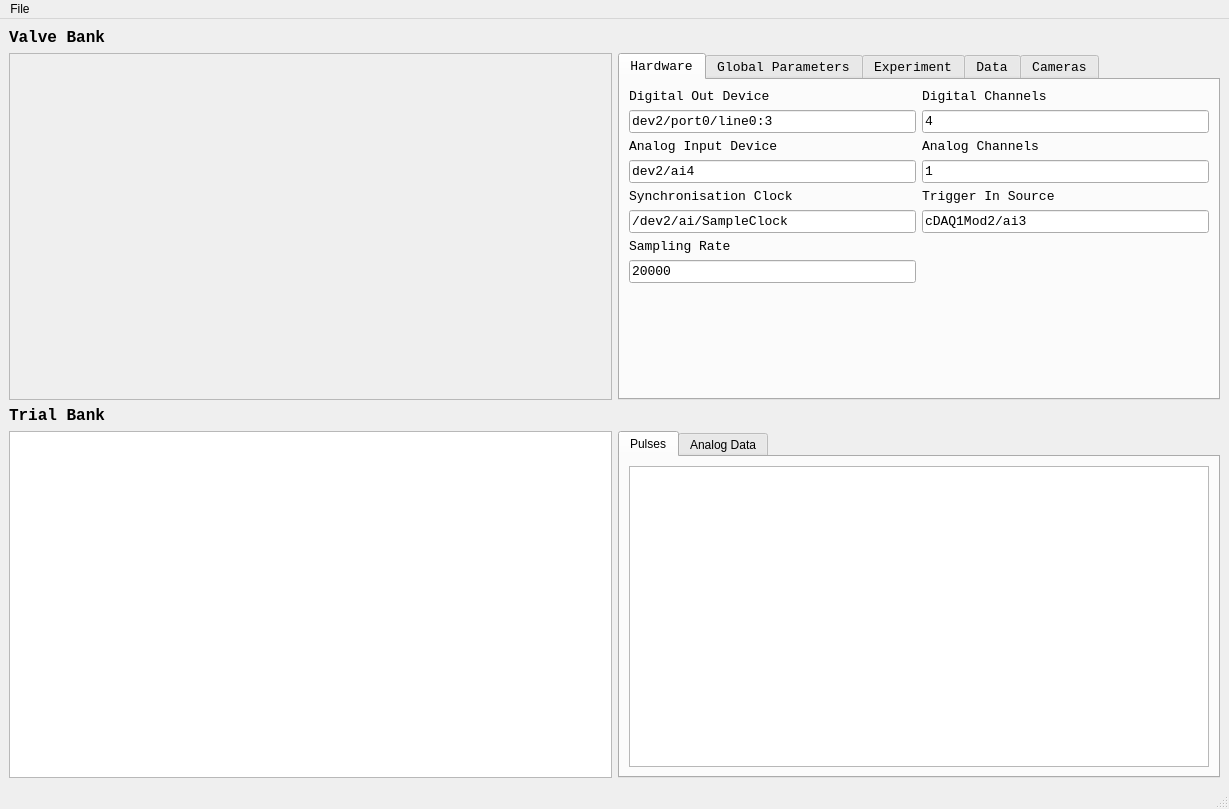
<?xml version="1.0" encoding="UTF-8"?>
<ui version="4.0">
 <class>MainWindow</class>
 <widget class="QMainWindow" name="MainWindow">
  <property name="geometry">
   <rect>
    <x>0</x>
    <y>0</y>
    <width>1229</width>
    <height>809</height>
   </rect>
  </property>
  <property name="windowTitle">
   <string>MainWindow</string>
  </property>
  <widget class="QWidget" name="centralwidget">
   <layout class="QGridLayout" name="gridLayout">
    <item row="0" column="0">
     <widget class="QLabel" name="label">
      <property name="font">
       <font>
        <family>Lucida Console</family>
        <pointsize>12</pointsize>
        <weight>75</weight>
        <bold>true</bold>
       </font>
      </property>
      <property name="text">
       <string>Valve Bank</string>
      </property>
     </widget>
    </item>
    <item row="2" column="0">
     <widget class="QLabel" name="label_8">
      <property name="font">
       <font>
        <family>Lucida Console</family>
        <pointsize>12</pointsize>
        <weight>75</weight>
        <bold>true</bold>
       </font>
      </property>
      <property name="text">
       <string>Trial Bank</string>
      </property>
     </widget>
    </item>
    <item row="1" column="0">
     <widget class="QScrollArea" name="valveBankScrollArea">
      <property name="widgetResizable">
       <bool>true</bool>
      </property>
      <widget class="QWidget" name="valveBankContents">
       <property name="geometry">
        <rect>
         <x>0</x>
         <y>0</y>
         <width>18</width>
         <height>348</height>
        </rect>
       </property>
       <property name="sizePolicy">
        <sizepolicy hsizetype="Maximum" vsizetype="Minimum">
         <horstretch>0</horstretch>
         <verstretch>0</verstretch>
        </sizepolicy>
       </property>
       <layout class="QVBoxLayout" name="valveBankLayout">
        <property name="sizeConstraint">
         <enum>QLayout::SetFixedSize</enum>
        </property>
       </layout>
      </widget>
     </widget>
    </item>
    <item row="3" column="2">
     <widget class="QTabWidget" name="viewWidgetTab">
      <property name="currentIndex">
       <number>0</number>
      </property>
      <widget class="QWidget" name="pulseTab">
       <attribute name="title">
        <string>Pulses</string>
       </attribute>
       <layout class="QGridLayout" name="gridLayout_5">
        <item row="0" column="0">
         <widget class="PlotWidget" name="graphicsView">
          <property name="sizePolicy">
           <sizepolicy hsizetype="Expanding" vsizetype="Expanding">
            <horstretch>0</horstretch>
            <verstretch>0</verstretch>
           </sizepolicy>
          </property>
         </widget>
        </item>
       </layout>
      </widget>
      <widget class="QWidget" name="analogDataTab">
       <attribute name="title">
        <string>Analog Data</string>
       </attribute>
       <layout class="QGridLayout" name="gridLayout_6">
        <item row="0" column="0">
         <widget class="PlotWidget" name="analogView">
          <property name="sizePolicy">
           <sizepolicy hsizetype="Expanding" vsizetype="Expanding">
            <horstretch>0</horstretch>
            <verstretch>0</verstretch>
           </sizepolicy>
          </property>
         </widget>
        </item>
       </layout>
      </widget>
     </widget>
    </item>
    <item row="3" column="0">
     <widget class="QTableView" name="trialBankTable">
      <property name="sizePolicy">
       <sizepolicy hsizetype="Minimum" vsizetype="Expanding">
        <horstretch>0</horstretch>
        <verstretch>0</verstretch>
       </sizepolicy>
      </property>
      <property name="font">
       <font>
        <family>Lucida Console</family>
       </font>
      </property>
      <property name="contextMenuPolicy">
       <enum>Qt::DefaultContextMenu</enum>
      </property>
      <property name="selectionBehavior">
       <enum>QAbstractItemView::SelectRows</enum>
      </property>
      <attribute name="horizontalHeaderStretchLastSection">
       <bool>false</bool>
      </attribute>
     </widget>
    </item>
    <item row="1" column="2">
     <widget class="QTabWidget" name="setupTabs">
      <property name="sizePolicy">
       <sizepolicy hsizetype="Minimum" vsizetype="Expanding">
        <horstretch>0</horstretch>
        <verstretch>0</verstretch>
       </sizepolicy>
      </property>
      <property name="font">
       <font>
        <family>Lucida Console</family>
        <pointsize>10</pointsize>
       </font>
      </property>
      <property name="currentIndex">
       <number>0</number>
      </property>
      <widget class="QWidget" name="hardwareTab">
       <attribute name="title">
        <string>Hardware</string>
       </attribute>
       <layout class="QGridLayout" name="gridLayout_2">
        <item row="0" column="0">
         <widget class="QLabel" name="label_2">
          <property name="text">
           <string>Digital Out Device</string>
          </property>
         </widget>
        </item>
        <item row="3" column="0">
         <widget class="QLineEdit" name="analogInDevEdit">
          <property name="text">
           <string>dev2/ai4</string>
          </property>
         </widget>
        </item>
        <item row="1" column="1">
         <widget class="QLineEdit" name="digitalChannelsEdit">
          <property name="text">
           <string>4</string>
          </property>
         </widget>
        </item>
        <item row="1" column="0">
         <widget class="QLineEdit" name="digitalOutDevEdit">
          <property name="text">
           <string>dev2/port0/line0:3</string>
          </property>
         </widget>
        </item>
        <item row="2" column="1">
         <widget class="QLabel" name="analogChannelsLabel">
          <property name="text">
           <string>Analog Channels</string>
          </property>
         </widget>
        </item>
        <item row="3" column="1">
         <widget class="QLineEdit" name="analogChannelsEdit">
          <property name="text">
           <string>1</string>
          </property>
         </widget>
        </item>
        <item row="6" column="0">
         <widget class="QLabel" name="label_5">
          <property name="text">
           <string>Sampling Rate</string>
          </property>
         </widget>
        </item>
        <item row="4" column="0">
         <widget class="QLabel" name="label_11">
          <property name="text">
           <string>Synchronisation Clock</string>
          </property>
         </widget>
        </item>
        <item row="5" column="0">
         <widget class="QLineEdit" name="syncClockEdit">
          <property name="text">
           <string>/dev2/ai/SampleClock</string>
          </property>
         </widget>
        </item>
        <item row="0" column="1">
         <widget class="QLabel" name="label_4">
          <property name="text">
           <string>Digital Channels</string>
          </property>
         </widget>
        </item>
        <item row="7" column="0">
         <widget class="QLineEdit" name="sampRateEdit">
          <property name="text">
           <string>20000</string>
          </property>
         </widget>
        </item>
        <item row="2" column="0">
         <widget class="QLabel" name="label_3">
          <property name="text">
           <string>Analog Input Device</string>
          </property>
         </widget>
        </item>
        <item row="8" column="0">
         <spacer name="verticalSpacer">
          <property name="orientation">
           <enum>Qt::Vertical</enum>
          </property>
          <property name="sizeHint" stdset="0">
           <size>
            <width>20</width>
            <height>40</height>
           </size>
          </property>
         </spacer>
        </item>
        <item row="4" column="1">
         <widget class="QLabel" name="label_9">
          <property name="text">
           <string>Trigger In Source</string>
          </property>
         </widget>
        </item>
        <item row="5" column="1">
         <widget class="QLineEdit" name="triggerInEdit">
          <property name="text">
           <string>cDAQ1Mod2/ai3</string>
          </property>
         </widget>
        </item>
       </layout>
      </widget>
      <widget class="QWidget" name="globalParametersTab">
       <attribute name="title">
        <string>Global Parameters</string>
       </attribute>
       <layout class="QGridLayout" name="gridLayout_3">
        <item row="3" column="0">
         <widget class="QCheckBox" name="invertBlankcheckBox">
          <property name="text">
           <string>Invert blank off state</string>
          </property>
         </widget>
        </item>
        <item row="3" column="1">
         <widget class="QLineEdit" name="blankValveEdit"/>
        </item>
        <item row="1" column="0">
         <widget class="QLineEdit" name="globalOnsetEdit">
          <property name="text">
           <string>0</string>
          </property>
         </widget>
        </item>
        <item row="0" column="1">
         <widget class="QLabel" name="label_7">
          <property name="text">
           <string>Offset</string>
          </property>
         </widget>
        </item>
        <item row="1" column="1">
         <widget class="QLineEdit" name="globalOffsetEdit">
          <property name="text">
           <string>0</string>
          </property>
         </widget>
        </item>
        <item row="4" column="0">
         <spacer name="verticalSpacer_2">
          <property name="orientation">
           <enum>Qt::Vertical</enum>
          </property>
          <property name="sizeHint" stdset="0">
           <size>
            <width>20</width>
            <height>40</height>
           </size>
          </property>
         </spacer>
        </item>
        <item row="0" column="0">
         <widget class="QLabel" name="label_6">
          <property name="text">
           <string>Onset</string>
          </property>
         </widget>
        </item>
        <item row="2" column="1">
         <widget class="QLabel" name="label_16">
          <property name="text">
           <string>Blank valve indexes (0 indexing)</string>
          </property>
         </widget>
        </item>
       </layout>
      </widget>
      <widget class="QWidget" name="experimentSetupTab">
       <attribute name="title">
        <string>Experiment</string>
       </attribute>
       <layout class="QGridLayout" name="gridLayout_4">
        <item row="2" column="0">
         <widget class="QPushButton" name="addTrialButton">
          <property name="text">
           <string>Add To Trials</string>
          </property>
         </widget>
        </item>
        <item row="8" column="1">
         <widget class="QPushButton" name="pauseQueueButton">
          <property name="text">
           <string>Pause Queue</string>
          </property>
         </widget>
        </item>
        <item row="8" column="2">
         <widget class="QPushButton" name="stopQueueButton">
          <property name="text">
           <string>Stop Queue</string>
          </property>
         </widget>
        </item>
        <item row="7" column="0">
         <widget class="QPushButton" name="randomiseTrialsButton">
          <property name="text">
           <string>Randomise trials</string>
          </property>
         </widget>
        </item>
        <item row="2" column="1">
         <widget class="QPushButton" name="updateTrialButton">
          <property name="text">
           <string>Update Trial</string>
          </property>
         </widget>
        </item>
        <item row="3" column="1">
         <widget class="QPushButton" name="moveUpButton">
          <property name="text">
           <string>Move Up</string>
          </property>
         </widget>
        </item>
        <item row="9" column="1">
         <widget class="QPushButton" name="startQueueFromSelectedButton">
          <property name="text">
           <string>Start Queue from Selected</string>
          </property>
         </widget>
        </item>
        <item row="8" column="0">
         <widget class="QPushButton" name="startQueueButton">
          <property name="text">
           <string>Start Queue</string>
          </property>
         </widget>
        </item>
        <item row="0" column="0">
         <widget class="QPushButton" name="addValveButton">
          <property name="text">
           <string>Add Valve</string>
          </property>
         </widget>
        </item>
        <item row="3" column="2">
         <widget class="QPushButton" name="moveDownButton">
          <property name="text">
           <string>Move Down</string>
          </property>
         </widget>
        </item>
        <item row="9" column="2">
         <widget class="QCheckBox" name="triggerWaitCheckBox">
          <property name="text">
           <string>Wait for trigger</string>
          </property>
         </widget>
        </item>
        <item row="2" column="2">
         <widget class="QPushButton" name="removeTrialButton">
          <property name="text">
           <string>Remove Trial</string>
          </property>
         </widget>
        </item>
        <item row="3" column="0">
         <widget class="QLineEdit" name="trialNameEdit">
          <property name="sizePolicy">
           <sizepolicy hsizetype="Maximum" vsizetype="Fixed">
            <horstretch>0</horstretch>
            <verstretch>0</verstretch>
           </sizepolicy>
          </property>
          <property name="text">
           <string>Trial Name</string>
          </property>
         </widget>
        </item>
        <item row="1" column="0">
         <spacer name="verticalSpacer_4">
          <property name="orientation">
           <enum>Qt::Vertical</enum>
          </property>
          <property name="sizeHint" stdset="0">
           <size>
            <width>20</width>
            <height>40</height>
           </size>
          </property>
         </spacer>
        </item>
        <item row="9" column="0">
         <widget class="QPushButton" name="runSelectedButton">
          <property name="text">
           <string>Run Selected</string>
          </property>
         </widget>
        </item>
        <item row="0" column="1">
         <widget class="QComboBox" name="valveTypeCombo">
          <item>
           <property name="text">
            <string>Simple</string>
           </property>
          </item>
          <item>
           <property name="text">
            <string>Binary</string>
           </property>
          </item>
          <item>
           <property name="text">
            <string>Anti Plume</string>
           </property>
          </item>
          <item>
           <property name="text">
            <string>Noise</string>
           </property>
          </item>
          <item>
           <property name="text">
            <string>Plume</string>
           </property>
          </item>
         </widget>
        </item>
        <item row="4" column="0">
         <spacer name="verticalSpacer_3">
          <property name="orientation">
           <enum>Qt::Vertical</enum>
          </property>
          <property name="sizeHint" stdset="0">
           <size>
            <width>20</width>
            <height>40</height>
           </size>
          </property>
         </spacer>
        </item>
        <item row="7" column="1">
         <layout class="QHBoxLayout" name="horizontalLayout">
          <item>
           <widget class="QLabel" name="label_10">
            <property name="text">
             <string>Repeats</string>
            </property>
           </widget>
          </item>
          <item>
           <widget class="QSpinBox" name="repeatsBox">
            <property name="value">
             <number>1</number>
            </property>
           </widget>
          </item>
         </layout>
        </item>
        <item row="7" column="2">
         <widget class="QCheckBox" name="shuffleRepeatsBox">
          <property name="text">
           <string>Shuffle repeats</string>
          </property>
         </widget>
        </item>
        <item row="0" column="2">
         <widget class="QPushButton" name="closeValvesButton">
          <property name="text">
           <string>Close all valves</string>
          </property>
         </widget>
        </item>
       </layout>
      </widget>
      <widget class="QWidget" name="dataExportTab">
       <attribute name="title">
        <string>Data</string>
       </attribute>
       <layout class="QGridLayout" name="gridLayout_7">
        <item row="10" column="1">
         <layout class="QHBoxLayout" name="horizontalLayout_3">
          <item>
           <widget class="QLabel" name="label_18">
            <property name="text">
             <string>Time suffix</string>
            </property>
           </widget>
          </item>
          <item>
           <widget class="QLabel" name="label_15">
            <property name="text">
             <string>Camera suffix</string>
            </property>
           </widget>
          </item>
         </layout>
        </item>
        <item row="9" column="1">
         <layout class="QHBoxLayout" name="horizontalLayout_2">
          <item>
           <widget class="QCheckBox" name="saveTrialStartscheckBox">
            <property name="text">
             <string>Save trial start times</string>
            </property>
            <property name="checked">
             <bool>true</bool>
            </property>
           </widget>
          </item>
          <item>
           <widget class="QCheckBox" name="saveCameraVideocheckBox">
            <property name="text">
             <string>Save camera video</string>
            </property>
            <property name="checked">
             <bool>true</bool>
            </property>
           </widget>
          </item>
         </layout>
        </item>
        <item row="11" column="1">
         <layout class="QHBoxLayout" name="horizontalLayout_7">
          <item>
           <widget class="QLineEdit" name="trialStartsSuffixEdit">
            <property name="text">
             <string>trial_starts</string>
            </property>
           </widget>
          </item>
          <item>
           <widget class="QLineEdit" name="cameraSuffixEdit">
            <property name="text">
             <string>camera</string>
            </property>
           </widget>
          </item>
         </layout>
        </item>
        <item row="3" column="1">
         <widget class="QLineEdit" name="exportPathEdit">
          <property name="text">
           <string/>
          </property>
         </widget>
        </item>
        <item row="8" column="1">
         <layout class="QHBoxLayout" name="horizontalLayout_6">
          <item>
           <widget class="QLineEdit" name="trialNameSuffixEdit">
            <property name="text">
             <string>trial_name</string>
            </property>
           </widget>
          </item>
          <item>
           <widget class="QLineEdit" name="pulseSuffixEdit">
            <property name="text">
             <string>data</string>
            </property>
           </widget>
          </item>
         </layout>
        </item>
        <item row="3" column="0">
         <widget class="QLabel" name="label_12">
          <property name="text">
           <string>Save path</string>
          </property>
         </widget>
        </item>
        <item row="2" column="1">
         <spacer name="verticalSpacer_6">
          <property name="orientation">
           <enum>Qt::Vertical</enum>
          </property>
          <property name="sizeHint" stdset="0">
           <size>
            <width>20</width>
            <height>40</height>
           </size>
          </property>
         </spacer>
        </item>
        <item row="12" column="1">
         <spacer name="verticalSpacer_5">
          <property name="orientation">
           <enum>Qt::Vertical</enum>
          </property>
          <property name="sizeHint" stdset="0">
           <size>
            <width>20</width>
            <height>40</height>
           </size>
          </property>
         </spacer>
        </item>
        <item row="5" column="1">
         <layout class="QHBoxLayout" name="horizontalLayout_4">
          <property name="spacing">
           <number>6</number>
          </property>
          <property name="sizeConstraint">
           <enum>QLayout::SetDefaultConstraint</enum>
          </property>
          <item>
           <widget class="QCheckBox" name="trialNameCheckBox">
            <property name="text">
             <string>Save trial names</string>
            </property>
            <property name="checked">
             <bool>true</bool>
            </property>
           </widget>
          </item>
          <item>
           <widget class="QCheckBox" name="pulseCheckBox">
            <property name="text">
             <string>Save pulses</string>
            </property>
           </widget>
          </item>
         </layout>
        </item>
        <item row="7" column="1">
         <layout class="QHBoxLayout" name="horizontalLayout_5">
          <item>
           <widget class="QLabel" name="label_14">
            <property name="text">
             <string>Name suffix</string>
            </property>
           </widget>
          </item>
          <item>
           <widget class="QLabel" name="label_13">
            <property name="text">
             <string>Pulse suffix</string>
            </property>
           </widget>
          </item>
         </layout>
        </item>
        <item row="3" column="2">
         <widget class="QPushButton" name="exportPathDirButton">
          <property name="text">
           <string>...</string>
          </property>
         </widget>
        </item>
       </layout>
      </widget>
      <widget class="QWidget" name="cameraTab">
       <attribute name="title">
        <string>Cameras</string>
       </attribute>
       <layout class="QGridLayout" name="gridLayout_8">
        <item row="3" column="0" colspan="2">
         <spacer name="verticalSpacer_8">
          <property name="orientation">
           <enum>Qt::Vertical</enum>
          </property>
          <property name="sizeHint" stdset="0">
           <size>
            <width>20</width>
            <height>40</height>
           </size>
          </property>
         </spacer>
        </item>
        <item row="10" column="0" colspan="2">
         <spacer name="verticalSpacer_7">
          <property name="orientation">
           <enum>Qt::Vertical</enum>
          </property>
          <property name="sizeHint" stdset="0">
           <size>
            <width>20</width>
            <height>40</height>
           </size>
          </property>
         </spacer>
        </item>
        <item row="5" column="1">
         <widget class="QLabel" name="label_19">
          <property name="text">
           <string>Number of cameras</string>
          </property>
         </widget>
        </item>
        <item row="7" column="0">
         <widget class="QCheckBox" name="cameraSaveIconBox">
          <property name="text">
           <string>Camera save icon</string>
          </property>
          <property name="checked">
           <bool>true</bool>
          </property>
         </widget>
        </item>
        <item row="5" column="0">
         <widget class="QLabel" name="label_17">
          <property name="text">
           <string>Camera save interval (s)</string>
          </property>
         </widget>
        </item>
        <item row="6" column="0">
         <widget class="QLineEdit" name="cameraSaveIntervalEdit">
          <property name="text">
           <string>600</string>
          </property>
         </widget>
        </item>
        <item row="6" column="1">
         <widget class="QLineEdit" name="numberCamerasEdit">
          <property name="text">
           <string>2</string>
          </property>
         </widget>
        </item>
        <item row="4" column="0" colspan="2">
         <widget class="QPushButton" name="launchCameraButton">
          <property name="text">
           <string>Launch camera(s)</string>
          </property>
         </widget>
        </item>
        <item row="7" column="1">
         <widget class="QCheckBox" name="blackAndWhiteBox">
          <property name="text">
           <string>Black and white</string>
          </property>
          <property name="checked">
           <bool>true</bool>
          </property>
         </widget>
        </item>
        <item row="8" column="1">
         <widget class="QCheckBox" name="showStreamcheckBox">
          <property name="text">
           <string>Show stream</string>
          </property>
          <property name="checked">
           <bool>true</bool>
          </property>
         </widget>
        </item>
        <item row="8" column="0">
         <widget class="QPushButton" name="closeCamerasButton">
          <property name="text">
           <string>Close cameras(s)</string>
          </property>
         </widget>
        </item>
        <item row="9" column="0">
         <widget class="QPushButton" name="updateCamerasButton">
          <property name="text">
           <string>Update camera(s)</string>
          </property>
         </widget>
        </item>
       </layout>
      </widget>
     </widget>
    </item>
   </layout>
  </widget>
  <widget class="QMenuBar" name="menubar">
   <property name="geometry">
    <rect>
     <x>0</x>
     <y>0</y>
     <width>1229</width>
     <height>21</height>
    </rect>
   </property>
   <widget class="QMenu" name="menuFile">
    <property name="title">
     <string>File</string>
    </property>
    <addaction name="actionSave"/>
    <addaction name="actionLoad"/>
    <addaction name="actionSave_Configuration"/>
   </widget>
   <addaction name="menuFile"/>
  </widget>
  <widget class="QStatusBar" name="statusbar"/>
  <action name="actionSave">
   <property name="text">
    <string>Save</string>
   </property>
  </action>
  <action name="actionLoad">
   <property name="text">
    <string>Load</string>
   </property>
  </action>
  <action name="actionSave_Configuration">
   <property name="text">
    <string>Save Configuration</string>
   </property>
  </action>
 </widget>
 <customwidgets>
  <customwidget>
   <class>PlotWidget</class>
   <extends>QGraphicsView</extends>
   <header>pyqtgraph</header>
  </customwidget>
 </customwidgets>
 <resources/>
 <connections/>
</ui>
